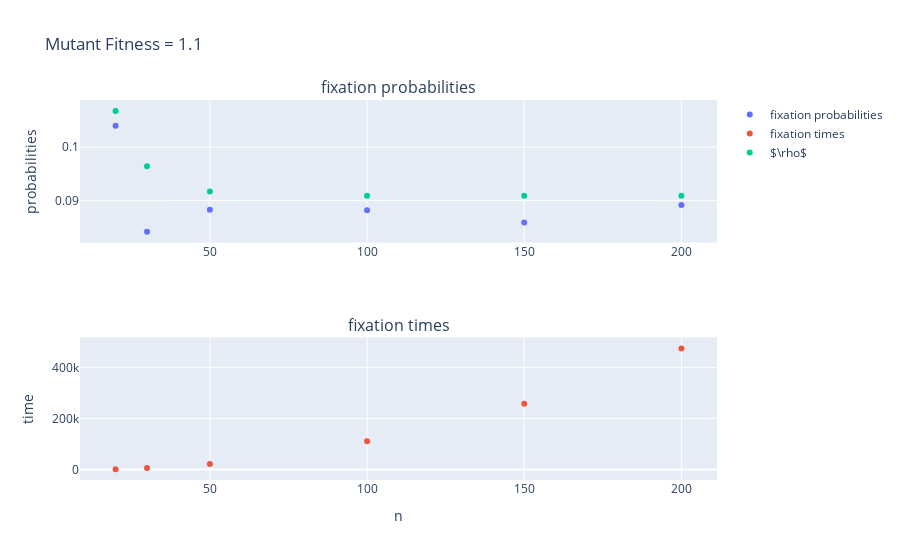

Notebook code for this chart:
### Code cell
fixProbsB11, timesB11, n_arrayB11 = comparePlotsB(1.1,10000)

### Figure 1 — Plotly figure (JSON) as saved in the notebook; plotly's stock layout.template omitted (floating-point values rounded to 4 significant figures)
{"data": [{"mode": "markers", "name": "fixation probabilities", "type": "scatter", "x": [20, 30, 50, 100, 150, 200], "xaxis": "x", "y": [0.104, 0.0842, 0.0883, 0.0882, 0.0859, 0.0892], "yaxis": "y"}, {"mode": "markers", "name": "fixation times", "type": "scatter", "x": [20, 30, 50, 100, 150, 200], "xaxis": "x2", "y": [1799.0, 5809.0, 22260.0, 111300.0, 258100.0, 474400.0], "yaxis": "y2"}, {"mode": "markers", "name": "$\\rho$", "type": "scatter", "x": [20, 30, 50, 100, 150, 200], "xaxis": "x", "y": [0.1068, 0.09644, 0.09169, 0.09092, 0.09091, 0.09091], "yaxis": "y"}], "layout": {"annotations": [{"font": {"size": 16}, "showarrow": false, "text": "fixation probabilities", "x": 0.5, "xanchor": "center", "xref": "paper", "y": 1, "yanchor": "bottom", "yref": "paper"}, {"font": {"size": 16}, "showarrow": false, "text": "fixation times", "x": 0.5, "xanchor": "center", "xref": "paper", "y": 0.375, "yanchor": "bottom", "yref": "paper"}], "title": {"text": "Mutant Fitness = 1.1"}, "xaxis": {"anchor": "y", "domain": [0, 1]}, "xaxis2": {"anchor": "y2", "domain": [0, 1], "title": {"text": "n"}}, "yaxis": {"anchor": "x", "domain": [0.625, 1], "title": {"text": "probabilities"}}, "yaxis2": {"anchor": "x2", "domain": [0, 0.375], "title": {"text": "time"}}}}
